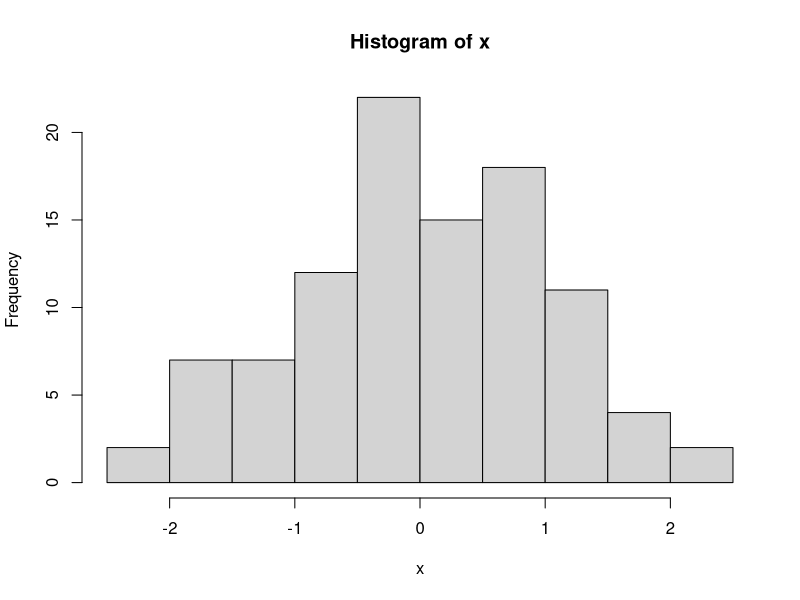

The R script that drew this image:
## ---- chunk 1
knitr::opts_chunk$set(echo = TRUE)
## ---- chunk 2

mean(c(1,2,3,4,5))

## ---- chunk 3
# median is...

## ---- chunk 4


x <- rnorm(n=100, mean=0, sd=1)
hist(x)
# this plot describes...

